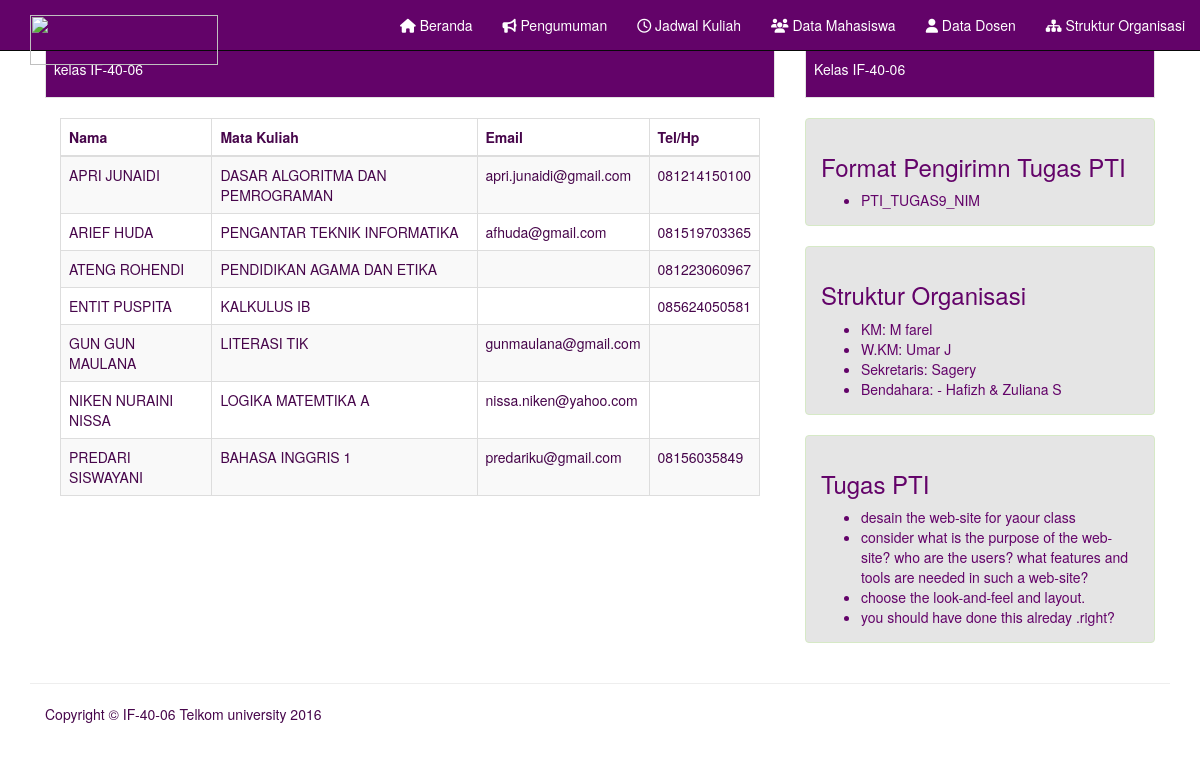
The app's page /index.php/web/data_dosen with its own data.
### tables this page shows
CREATE TABLE IF NOT EXISTS `dosen` (
  `id` int(10) NOT NULL AUTO_INCREMENT,
  `nama` varchar(40) NOT NULL,
  `mata_kuliah` varchar(40) NOT NULL,
  `email` varchar(50) NOT NULL,
  `tel` varchar(40) NOT NULL,
  PRIMARY KEY (`id`)
);

CREATE TABLE IF NOT EXISTS `pengumuman` (
  `id` int(11) NOT NULL AUTO_INCREMENT,
  `judul` varchar(40) NOT NULL,
  `isi` varchar(1000) NOT NULL,
  `waktu` varchar(20) NOT NULL,
  PRIMARY KEY (`id`)
);

### application/controllers/Web.php (called while the page is built, shortened)
<?php
class Web extends CI_Controller {
	public $model = NULL;
	public function __construct()
 	{
 		$this->load->helper("url");
 		$this->load->model('web_model');
 		$this->model = $this->web_model;
 		$this->load->database();
 		$this->load->helper('url');
  	}
	public function data_dosen()
	{
		$data =$this->model->Getdosen();
		$data_pengumuman =$this->model->Getpengumuman_terbaru();
		$this->load->view('web/header');
		$this->load->view('web/dosen',array('data'=> $data));
		$this->load->view('web/pengumuman',array('data_pengumuman'=> $data_pengumuman));
		$this->load->view('web/footer');
	}
}

### index.php (called while the page is built, shortened)
<?php
require_once BASEPATH.'core/CodeIgniter.php';

### application/models/Web_model.php (called while the page is built, shortened)
<?php
class Web_model extends CI_Model {
	public function Getpengumuman_terbaru(){
		$sql="SELECT * from pengumuman order by id desc limit 3";
		$data = $this->db->query($sql);
		return $data->result_array();
	}
	public function Getdosen(){
		$data = $this->db->query('SELECT * from dosen order by nama');
		return $data->result_array();
	}
}

### application/views/web/dosen.php (the view)
<div class="container" style="margin-top: 10px;">
    <div class="col-md-8 ">
        <div class="well wel-sm">
          <h4>Data Dosen</h4>
          <p >kelas IF-40-06</p>
        </div>
        <div class="col-md-12">
          <div class="news-v3-in-sm no-padding">
            <center>
              <table class="table table-bordered table-striped table-selectable">
                <thead>
                    <tr>
                        <th>Nama</th>
                       <th>Mata Kuliah</th>
                       <th>Email</th>
                       <th>Tel/Hp</th>
                    </tr>
                  </thead>
                  <tbody>
                    <?php foreach ($data as $d) { ?>
                    <tr>
                        <td><?php echo $d['nama']; ?></td>
                        <td><?php echo $d['mata_kuliah']; ?></td>
                        <td><?php echo $d['email']; ?></td>
                        <td><?php echo $d['tel'];?></td>
                    </tr>
                    <?php } ?>
                  </tbody>
                </table>
              </center>
            </div>
        </div>
    </div>

### application/views/web/pengumuman.php
<div class="col-md-4">
    <div class="well wel-sm">
        <h4>Pengumuman Terbaru</h4>
        <p >Kelas IF-40-06</p>
    </div>
    <?php foreach ($data_pengumuman as $d) { ?>
    <div class="alert alert-pengumuman">
        <h3><?php echo $d['judul']; ?></h3>
        <?php echo $d['isi']; ?>
    </div>
    <?php } ?>
</div>
</div>

### records on screen
dosen: nama "APRI JUNAIDI", mata_kuliah "DASAR ALGORITMA DAN PEMROGRAMAN", email "apri.junaidi@gmail.com", tel "081214150100"
dosen: nama "ARIEF HUDA", mata_kuliah "PENGANTAR TEKNIK INFORMATIKA", email "afhuda@gmail.com", tel "081519703365"
dosen: nama "ATENG ROHENDI", mata_kuliah "PENDIDIKAN AGAMA DAN ETIKA", tel "081223060967"
dosen: nama "ENTIT PUSPITA", mata_kuliah "KALKULUS IB", tel "085624050581"
dosen: nama "GUN GUN MAULANA", mata_kuliah "LITERASI TIK", email "gunmaulana@gmail.com"
dosen: nama "NIKEN NURAINI NISSA", mata_kuliah "LOGIKA MATEMTIKA A", email "nissa.niken@yahoo.com"
dosen: nama "PREDARI SISWAYANI", mata_kuliah "BAHASA INGGRIS 1", email "predariku@gmail.com", tel "08156035849"
pengumuman: judul "Format Pengirimn Tugas PTI", isi "PTI_TUGAS9_NIM"
pengumuman: judul "Struktur Organisasi", isi "KM: M farel W.KM: Umar J Sekretaris: Sagery Bendahara: - Hafizh & Zuliana S"
pengumuman: judul "Tugas PTI", isi "desain the web-site for yaour class consider what is the purpose of the web-site? who are the users? what features and tools are needed in such a web-site? choose the look-and-feel and layout. you should have done this alreday .right?"
